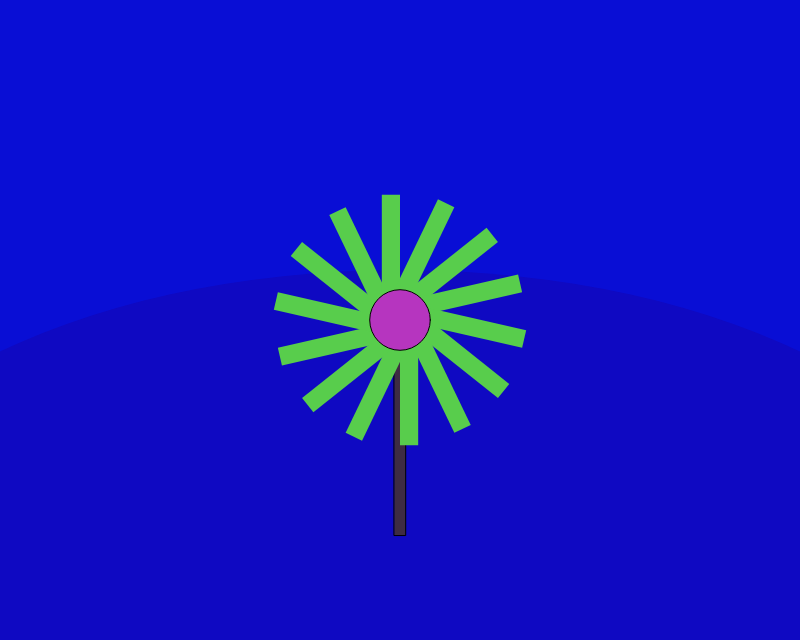
Frame 1 (no input)
Frame 60 (no input): identical to frame 1, image omitted
Frame 120 (the mouse pressed at the canvas centre since frame 60): identical to frame 1, image omitted

The p5.js sketch that drew this single still picture (run headless with seeded random() and noise() and a simulated clock; from frame 60 on, the mouse is pressed at the canvas centre):

// p5.js sketch
// ── sketch.js
// GLOBALS

var radius;
var color_center;
var color_trunk;
var trunk_wide;
var trunk_height;
var color_petal;
var petal_wide;
var petal_long;
var petals;
var bck_color;
var hill_color;

function coloring() {
    // COLORS
    color_center = color(random(0,255), random(0,255), random(0,255));
    color_petal = color(random(0,255), random(0,255), random(0,255));
    color_trunk = color(random(0,255), random(0,255), random(0,255));
    bck_color = color(random(0,20), random(0,20), random(50,255));
    hill_color = color(random(0,250), random(0,20), random(0, 255));
}

function setup() {
    createCanvas(800, 640);
    translate(width/2, height/2);

    seedTheWorld();

}

function createPlanet() {
    noStroke();
    background(bck_color);
    fill(hill_color);
    ellipse(0, height/2-50, width*1.5, height);
}

function createDaisy() {
    // DIMENSIONS
    radius = random(20, 80);
    trunk_height = random(radius*2, (height/2)*0.8);
    trunk_wide = random(10, radius/2)
    petals = ceil(random(7, 15));
    petal_long = random(trunk_height*0.4, trunk_height*0.8 - radius);
    petal_wide = random(trunk_wide*1.4, trunk_wide*2);

    // BLOOM!
    stroke(1);
    fill(color_trunk);
    rect(0-(trunk_wide/2), 0, trunk_wide, trunk_height);

    noStroke();
    fill(color_petal);
    for (var i = 0; i < petals; i++) {
        rect(0, 0 + radius/4, petal_wide, petal_long);
        rotate((2*PI)/petals);
    }

    stroke(2);
    fill(color_center);
    ellipse(0, 0, radius, radius);
}

function seedTheWorld(){
    coloring();
    createPlanet(bck_color, hill_color);
    createDaisy(color_center, color_petal, color_trunk);
}

function mouseClicked() {
    translate(width/2, height/2);
    seedTheWorld();
}

function draw() {

}
